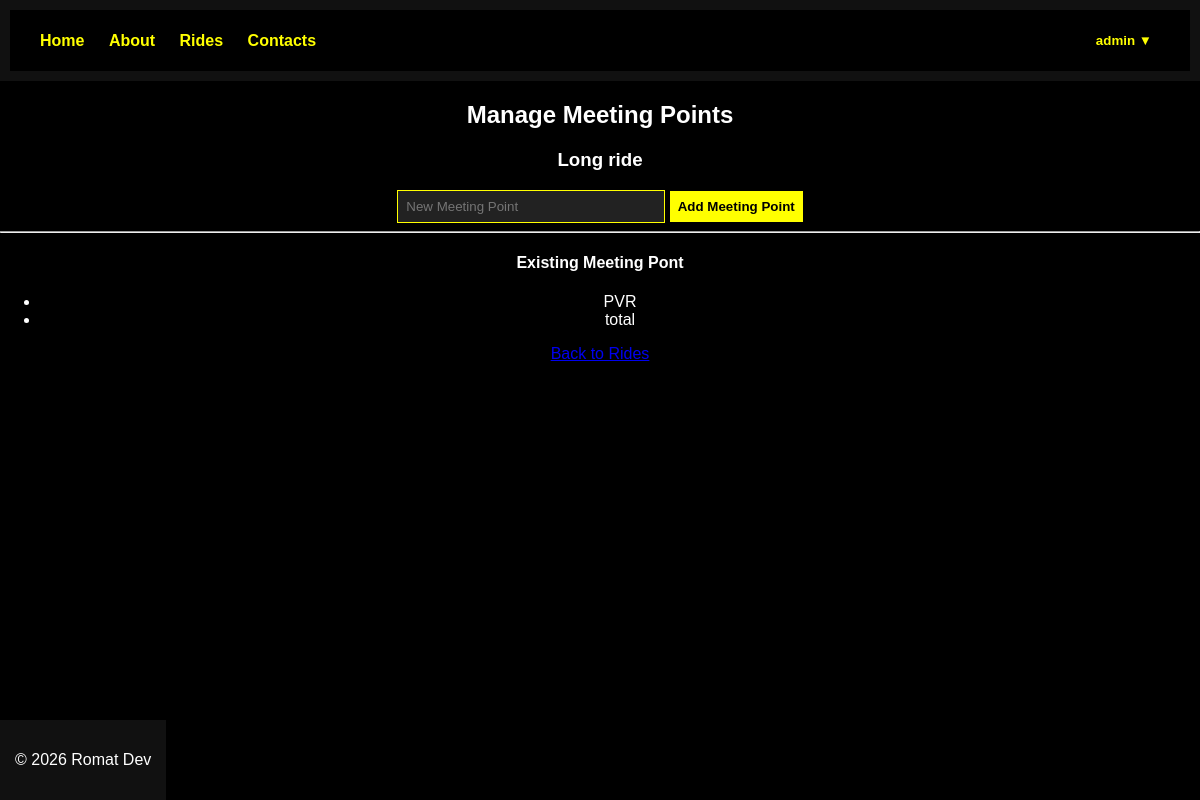
The app's page /ride/1/meeting-points (signed in) with its own data.
### app.py (models this page shows)
class User(UserMixin, db.Model):
    id = db.Column(db.Integer, primary_key=True)
    username = db.Column(db.String(150), unique=True, nullable=False)
    password = db.Column(db.String(200), nullable=False)
    role = db.Column(db.String(20), default='member')
    approved = db.Column(db.Boolean, default=False)
    is_senior = db.Column(db.Boolean, default=False)
    chapter = db.Column(db.String(50))

class Ride(db.Model):
    id = db.Column(db.Integer, primary_key=True)
    title = db.Column(db.String(200))
    location = db.Column(db.String(200))
    ride_date = db.Column(db.String(100))
    description = db.Column(db.Text)
    created_by = db.Column(db.Integer)
    meeting_points = db.relationship(
        'MeetingPoint',
        backref='ride',
        cascade="all, delete-orphan"
    )
    participants = db.relationship(
        'RideParticipant',
        backref='ride',
        cascade='all, delete-orphan'
    )

class MeetingPoint(db.Model):
    id = db.Column(db.Integer, primary_key=True)
    ride_id = db.Column(db.Integer, db.ForeignKey('ride.id'), nullable=False)
    location_name = db.Column(db.String(200))

### app.py (the view, shortened to what this page needs)
@app.route("/ride/<int:ride_id>/meeting-points", methods=["GET", "POST"])
@login_required
@senior_required
def manage_meeting_points(ride_id):
    ride = Ride.query.get_or_404(ride_id)
    meeting_points = MeetingPoint.query.filter_by(ride_id=ride.id).all()
    return render_template(
        "manage_meeting_points.html",
        ride=ride,
        meeting_points=meeting_points
    )

### app.py (called while the page is built)
@login_manager.user_loader
def load_user(user_id):
    return User.query.get(int(user_id))

def senior_required(f):
    @wraps(f)
    def decorated_function(*args, **kwargs):
        if not current_user.is_authenticated or current_user.role != "senior":
            abort(403)
        return f(*args, **kwargs)
    return decorated_function

### templates/manage_meeting_points.html
{% extends "base.html" %}
{% block content %}
<h2>Manage Meeting Points</h2>
<h3>{{ ride.title }}</h3>
<form method="POST">
    <input type="text" name="location_name" placeholder="New Meeting Point" required>
    <button type="submit">Add Meeting Point</button>
</form>
<hr>
<h4>Existing Meeting Pont</h4>
<ul class="metting-points">
    {% for point in meeting_points %}
        <li>{{ point.location_name }}</li>
    {% else %}
        <p>No Meeting Points Added Yet.</p>
    {% endfor %}
</ul>
<a href="{{ url_for('rides') }}">Back to Rides</a>
{% endblock %}

### templates/base.html (shortened to what this page needs)
<!DOCTYPE html>
<html lang="en">
<head>
    <link rel="stylesheet" href="{{ url_for('static', filename='css/style.css') }}">
</head>
<body>
<header>
    <nav class="navbar">
        <div class="nav-left">
            <a href="{{ url_for('index') }}">Home</a>
            <a href="{{ url_for('about') }}">About</a>
            <a href="{{ url_for('rides') }}">Rides</a>
            <a href="{{ url_for('contacts') }}">Contacts</a>
        </div>
        <div class="nav-right">
            {% if current_user.is_authenticated %}
            <div class="dropdown">
                <button class="dropbtn">
                    {{ current_user.username }} ▼
                </button>
            </div>
            {% else %}
                <a href="{{ url_for('login') }}">Login</a>
                <a href="{{ url_for('register') }}">Register</a>
            {% endif %}
        </div>
    </nav>
</header>
<main>
    {% block content %}
    {% endblock %}
</main>
<footer>
    <p>© 2026 Romat Dev</p>
</footer>
</body>
</html>

### static/css/style.css (style rules this page uses)
body { background-color: black; color: white; font-family: Arial, Helvetica, sans-serif; margin: 0; text-align: center; }
header { background-color: #111; padding: 10px; }
.navbar { display:flex; justify-content:space-between; align-items:center; background:black; padding:15px 30px; }
.navbar a { color:yellow; text-decoration:none; margin-right:20px; font-weight:bold; }
.nav-right { position:relative; }
.dropbtn { background:black; color:yellow; border:none; font-weight:bold; cursor:pointer; }
.dropdown { position:relative; display:inline-block; }
footer { background-color: #111; text-align: center; padding: 15px; margin-top: 40px; position: fixed; bottom: 0; }
input { padding: 8px; width: 250px; background-color: #222; border: 1px solid yellow; color: white; }
button { padding: 8px; background-color: yellow; border: none; font-weight: bold; cursor: pointer; }

### records on screen
User: username "admin"
Ride: title "Long ride"
MeetingPoint: location_name "PVR"
MeetingPoint: location_name "total"
